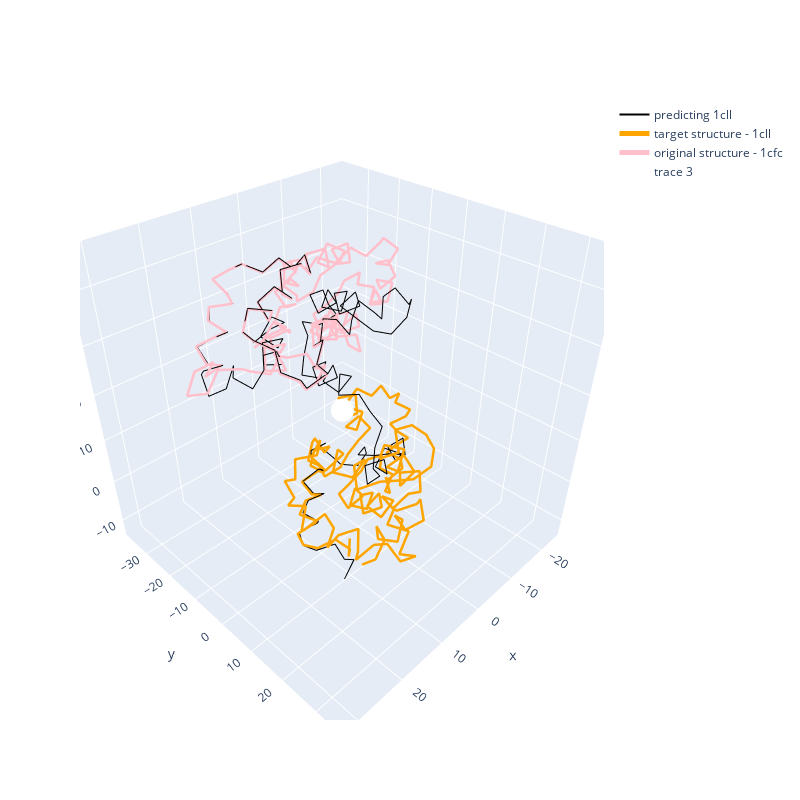

Write notebook code for a chart like this one.
### Code cell
fig = go.Figure()
fig.add_trace(go.Scatter3d(x=CA[:,0], y=CA[:,1], z=CA[:,2], mode='lines', line=dict(color='black'), name='predicting 1cll'))
fig.add_trace(go.Scatter3d(x=aligned[:,0], y=aligned[:,1], z=aligned[:,2], mode='lines', line=dict(color='orange', width=5), name='target structure - 1cll'))
fig.add_trace(go.Scatter3d(x=aligned_o[:,0], y=aligned_o[:,1], z=aligned_o[:,2], mode='lines', line=dict(color='pink', width=5), name='original structure - 1cfc'))


xmin = np.min([CA[:,0], aligned[:,0], aligned_o[:,0]])
ymin = np.min([CA[:,1], aligned[:,1], aligned_o[:,1]])
zmin = np.min([CA[:,2], aligned[:,2], aligned_o[:,2]])

xmax = np.max([CA[:,0], aligned[:,0], aligned_o[:,0]])
ymax = np.max([CA[:,1], aligned[:,1], aligned_o[:,1]])
zmax = np.max([CA[:,2], aligned[:,2], aligned_o[:,2]])

fig.add_trace(go.Scatter3d(x=[xmin, xmax], y=[ymin, ymax], z=[zmin, zmax], mode='markers', line=dict(color='white')))

# keep the same aspect ratio
fig.update_layout(scene=dict(aspectmode='cube'), width=800, height=800)
fig.show()

### Figure 1 — Plotly figure (JSON) as saved in the notebook; plotly's stock layout.template omitted (floating-point values rounded to 4 significant figures; data arrays with more than 128 entries replaced by an {"elided": "..."} marker saying what was removed)
{"data": [{"line": {"color": "black"}, "mode": "lines", "name": "predicting 1cll", "type": "scatter3d", "x": {"elided": "148 float values"}, "y": {"elided": "148 float values"}, "z": {"elided": "148 float values"}}, {"line": {"color": "orange", "width": 5}, "mode": "lines", "name": "target structure - 1cll", "type": "scatter3d", "x": {"elided": "148 float values"}, "y": {"elided": "148 float values"}, "z": {"elided": "148 float values"}}, {"line": {"color": "pink", "width": 5}, "mode": "lines", "name": "original structure - 1cfc", "type": "scatter3d", "x": {"elided": "148 float values"}, "y": {"elided": "148 float values"}, "z": {"elided": "148 float values"}}, {"line": {"color": "white"}, "mode": "markers", "type": "scatter3d", "x": [-24.04, 31.69], "y": [-36.9, 34.94], "z": [-12.24, 45.97]}], "layout": {"height": 800, "scene": {"aspectmode": "cube"}, "width": 800}}
